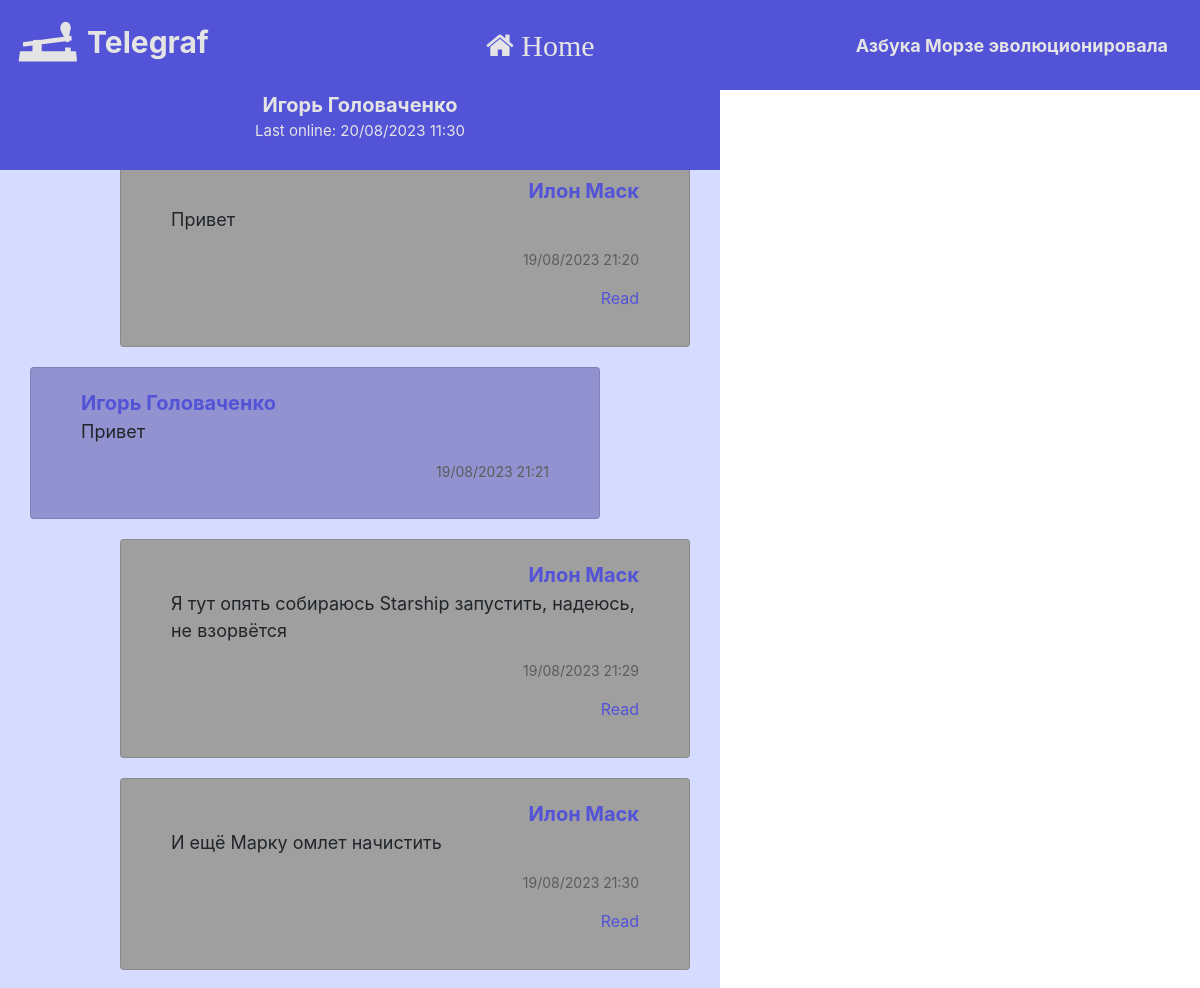
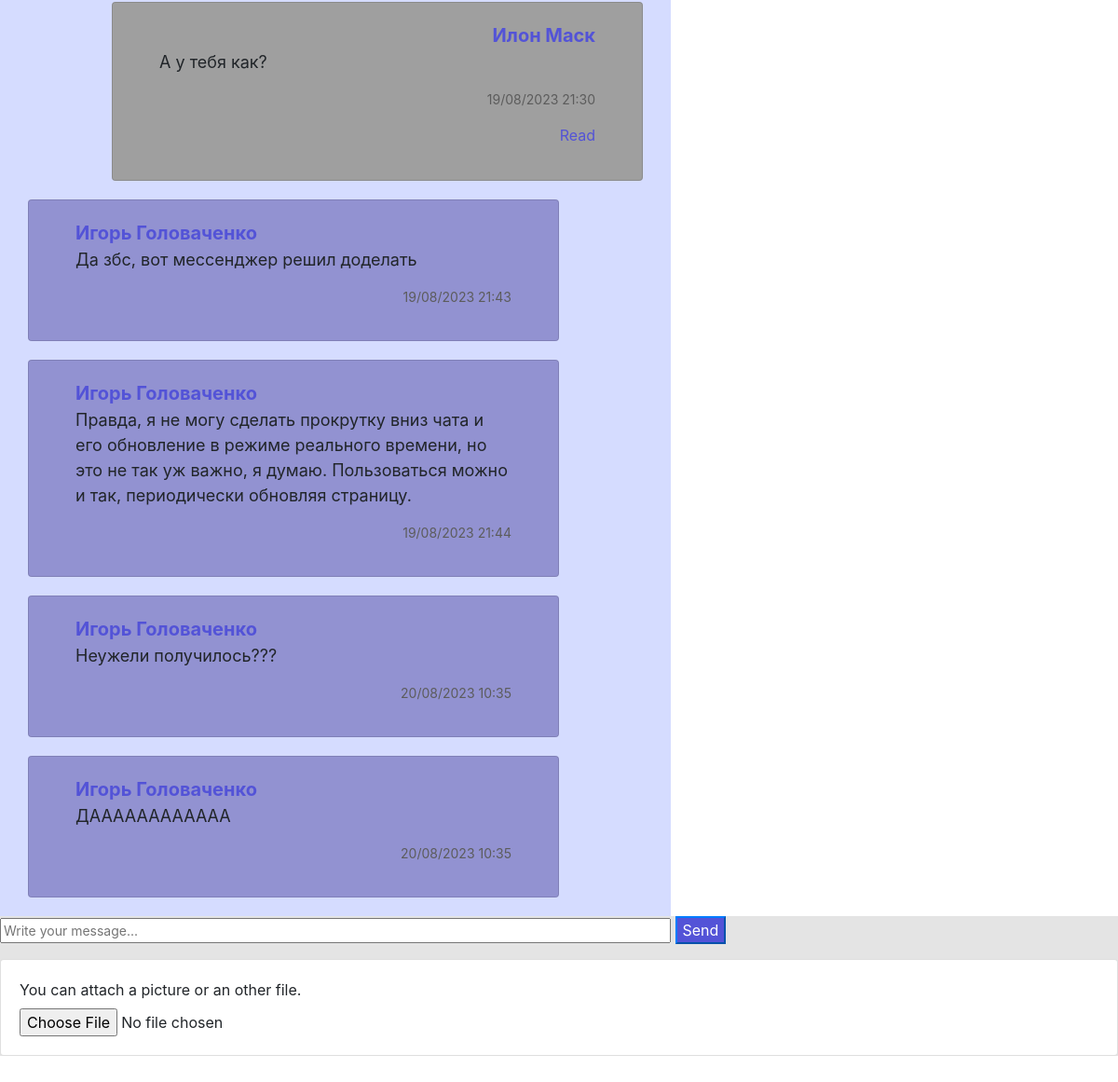
The app's page /chat/1 (signed in), older data (2 pictures, top to bottom).
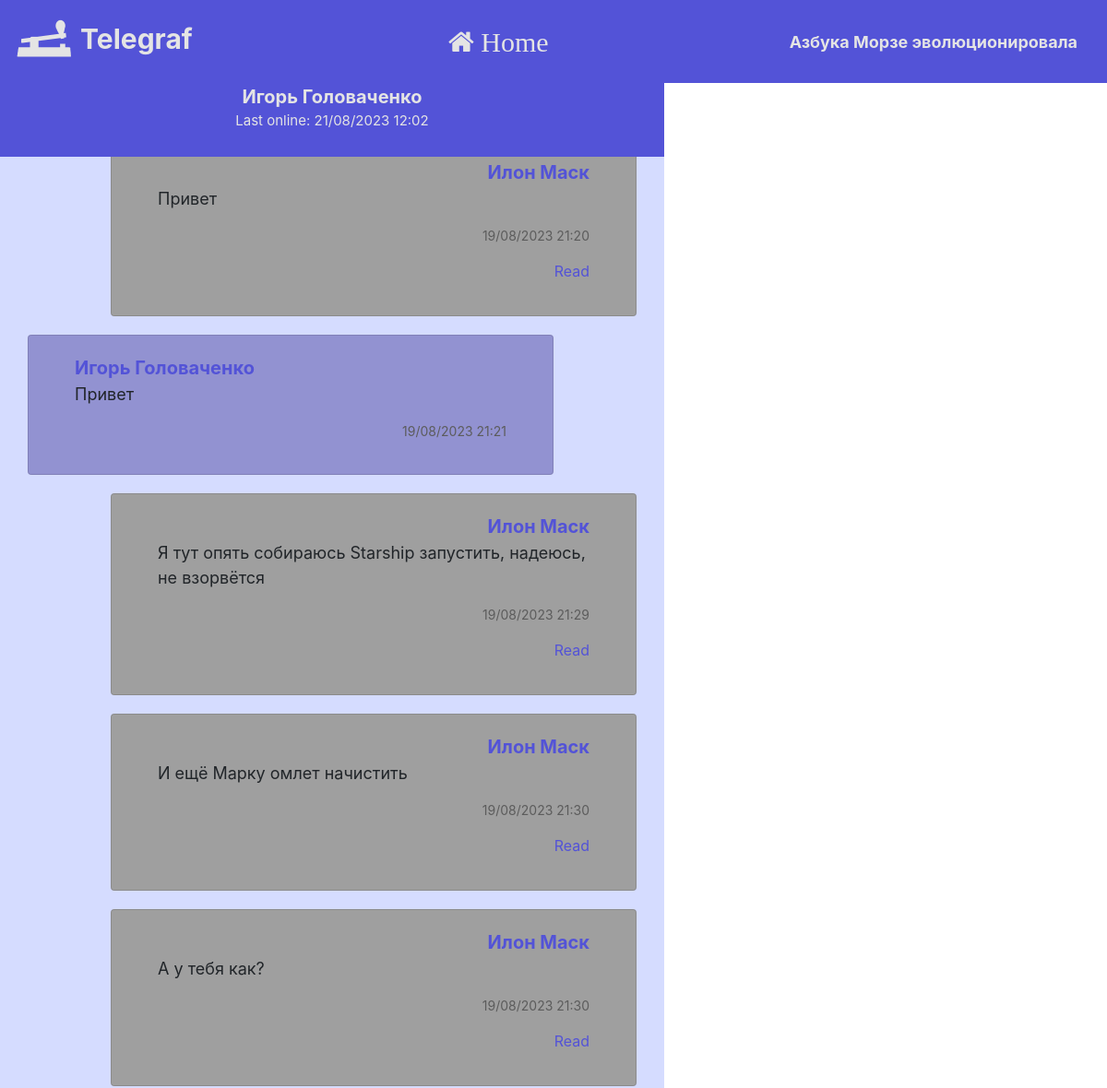
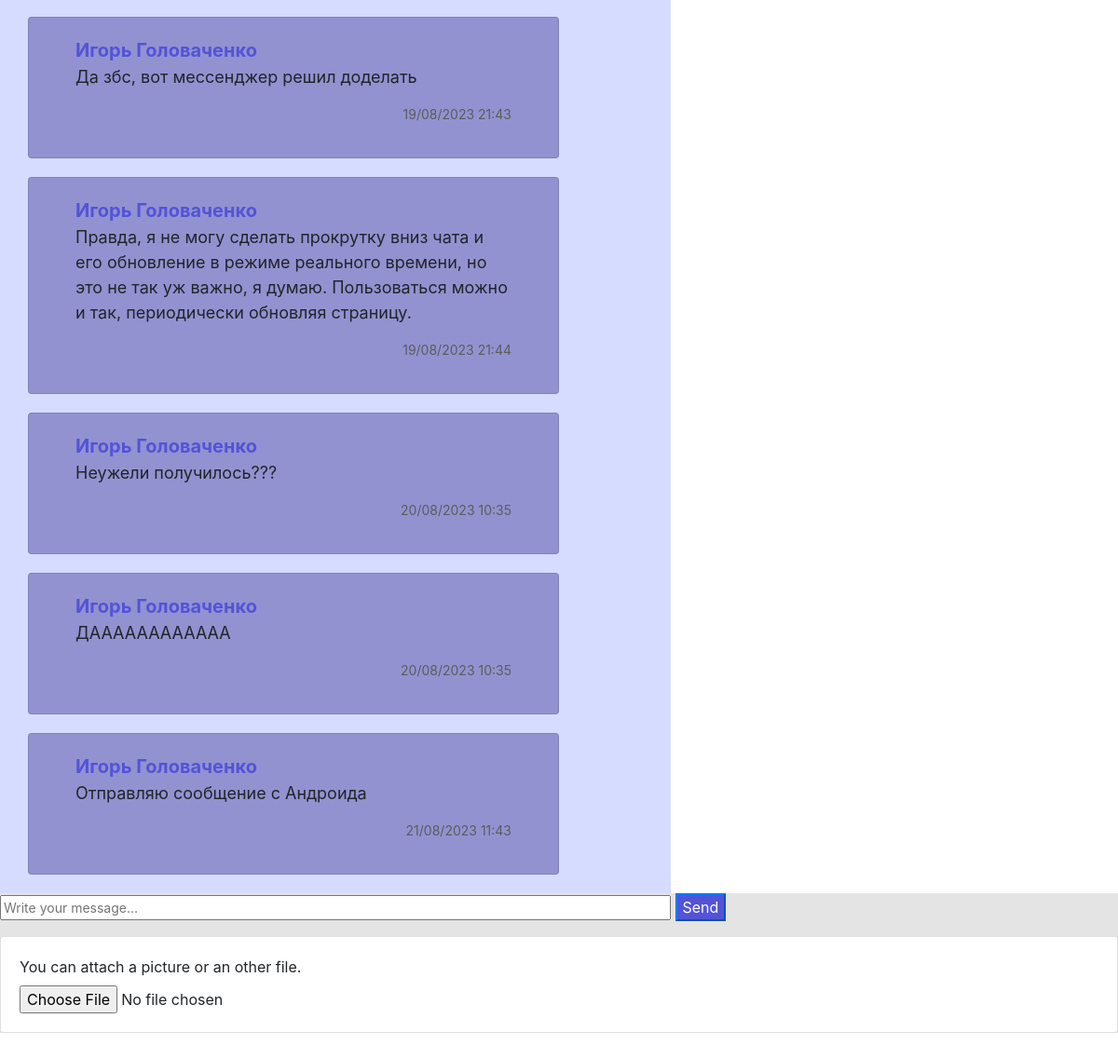
The same page, newer data (2 pictures, top to bottom).
### data/users.py (models this page shows, shortened)
class User(SqlAlchemyBase, UserMixin, SerializerMixin):
    __tablename__ = 'users'
    id = sqlalchemy.Column(sqlalchemy.Integer,
                           primary_key=True, autoincrement=True)
    username = sqlalchemy.Column(sqlalchemy.String)
    bdate = sqlalchemy.Column(sqlalchemy.Date)
    descript = sqlalchemy.Column(sqlalchemy.String)
    friends = sqlalchemy.Column(sqlalchemy.String, default='')
    city = sqlalchemy.Column(sqlalchemy.String)
    email = sqlalchemy.Column(sqlalchemy.String, unique=True)
    last_online = sqlalchemy.Column(sqlalchemy.DateTime,
                                    default=datetime.datetime.now())
    free_chat = sqlalchemy.Column(sqlalchemy.Boolean)
    hashed_password = sqlalchemy.Column(sqlalchemy.String, nullable=True)

### data/messages.py (models this page shows, shortened)
class Message(SqlAlchemyBase, SerializerMixin):
    __tablename__ = 'messages'
    id = sqlalchemy.Column(sqlalchemy.Integer,
                           primary_key=True, autoincrement=True)
    chat_id = sqlalchemy.Column(sqlalchemy.Integer,
                                sqlalchemy.ForeignKey("chats.id"))
    sender_id = sqlalchemy.Column(sqlalchemy.Integer,
                                  sqlalchemy.ForeignKey("users.id"))
    coded_text = sqlalchemy.Column(sqlalchemy.String)
    send_time = sqlalchemy.Column(sqlalchemy.DateTime,
                                  default=datetime.datetime.now)
    attached_file = sqlalchemy.Column(sqlalchemy.Integer,
                                  sqlalchemy.ForeignKey("files.id"))
    is_read = sqlalchemy.Column(sqlalchemy.Boolean, default=False)
    def decode_text(self, text):
        return ''.join([chr(ord(symb) - 19) for symb in text])

### server.py (the view, shortened to what this page needs)
@app.route('/chat/<int:id>', methods=['GET', 'POST'])
def chat(id):
    if not current_user.is_authenticated:
        return redirect("/login")
    db_sess = db_session.create_session()
    current_user.last_online = datetime.datetime.now()
    db_sess.merge(current_user)
    db_sess.commit()
    agent = request.headers.get('User-Agent')
    is_mobile = ('iphone' or 'android' or 'blackberry') in agent.lower()
    if current_user.id == id:
        abort(404, message='Вы не можете писать сами себе')
    collab1 = f'{current_user.id}, {id}'
    collab2 = f'{id}, {current_user.id}'
    chat = db_sess.query(Chat).filter((Chat.collaborators == collab1) | (Chat.collaborators == collab2)).first()
    if chat is None:
        chat = Chat(
            collaborators=collab1
            )
        db_sess.add(chat)
        db_sess.commit()
    other = db_sess.query(User).filter(User.id == id).first()
    messages = db_sess.query(Message).filter(Message.chat_id == chat.id).all()
    images = {}
    files = {}
    for msg in messages:
        if msg.sender_id != current_user.id and not msg.is_read:
            msg.is_read = True
            db_sess.merge(msg)
            db_sess.commit()
    return render_template('chat.html', is_mobile=is_mobile, title=other.username, messages=messages, other=other, message='', images=images, files=files, none=None)

### data/db_session.py (called while the page is built)
def create_session() -> Session:
    global __factory
    return __factory()

### server.py (called while the page is built)
@login_manager.user_loader
def load_user(user_id):
    db_sess = db_session.create_session()
    return db_sess.query(User).get(user_id)

### templates/chat.html (shortened to what this page needs)
{% extends "base.html" %}
{% block content %}
<form action="" method="post" enctype="multipart/form-data">
    <div id="name-bar" class="chat-bar">
        <a href="/profile/{{other.id}}" style="font-size: 20px; color: #e4e4e4; font-weight: bold;">{{other.username}}</a>
        <p style="font-size: 15px; color: #e4e4e4;">Last online: {{other.last_online.strftime('%d/%m/%Y %H:%M')}}</p>
    </div>
    <div class="chat-content" id="chat">
        {% for msg in messages %}
        {% if msg.sender_id == other.id %}
        <div class="card card-body message-other">
            <a href="/profile/{{other.id}}" class="message-username">{{other.username}}</a>
            <p class="message-text">{{msg.decode_text(msg.coded_text)}}</p>
            <p class="message-time">{{msg.send_time.strftime('%d/%m/%Y %H:%M')}}</p>
        </div>
        {% else %}
        <div class="card card-body message-our">
            <a href="/profile/{{other.id}}" class="message-username">{{current_user.username}}</a>
            <p class="message-text">{{msg.decode_text(msg.coded_text)}}</p>
            <p class="message-time">{{msg.send_time.strftime('%d/%m/%Y %H:%M')}}</p>
            {% if msg.is_read %}
            <p class="message-is-read" style="color: #5353d7;">Read</p>
            {% else %}
            <p class="message-is-read" style="color: #5c5c5c;">Sent</p>
            {% endif %}
        </div>
        {% endif %}
        {% endfor %}
    </div>
    <div style="background-color: #e4e4e4; height: 150px">
        <input type="text" placeholder="Write your message..." name="message_text" class="chat-input" />
        <input class="button btn-primary" type="submit" value="Send" name="message_button" style="background-color: #5353d7" />
        <p>
            <div class="card card-body form-group">
                <label for="photo">You can attach a picture or an other file.</label>
                <input type="file" class="form-control-file" id="photo" name="file" value="Choose a photo">
            </div>
        </p>
    </div>
</form>
{% endblock %}

### templates/base.html (shortened to what this page needs)
<!doctype html>
<html lang="en">
<head>
    <link rel="stylesheet"
          href="https://stackpath.bootstrapcdn.com/bootstrap/4.4.1/css/bootstrap.min.css"
>
    <link rel="stylesheet" href="https://maxcdn.bootstrapcdn.com/font-awesome/4.5.0/css/font-awesome.min.css">
</head>
<body>
    <header>
        <nav class="navbar navbar-light mainbar">
            {% if is_mobile %}
            <a class="navbar-brand" style="font-size: 30px; color: #e4e4e4; font-weight: bold;" href="#"><img src="{{url_for('static', filename='images/t2.png')}}" height="64" width="64">  Telegraf</a>
            <a style="font-size: 30px; color: #e4e4e4; font-weight: bold;" href="/"><i class="fa fa-home" aria-hidden="true"></i></a>
            {% else %}
            <a class="navbar-brand" style="font-size: 30px; color: #e4e4e4; font-weight: bold;" href="#"><img src="{{url_for('static', filename='images/t2.png')}}" height="64" width="64">  Telegraf</a>
            <a style="font-size: 30px; color: #e4e4e4; font-weight: bold;" href="/"><i class="fa fa-home" aria-hidden="true"> Home</i></a>
            <a class="navbar-brand" style="font-size: 18px; color: #e4e4e4; font-weight: bold;" href="#">Азбука Морзе эволюционировала</a>
            {% endif %}
        </nav>
    </header>
    <main role="main" class="my-container">
        {% block content %}{% endblock %}
    </main>
</body>
</html>

Row changes from the older to the newer data that the page shows:
changed User "Игорь Головаченко": last_online "20/08/2023 11:30" → "21/08/2023 12:02"
added Message: {{ other.username }} "Игорь Головаченко", decode_text "Отправляю сообщение с Андроида", send_time "21/08/2023 11:43"
